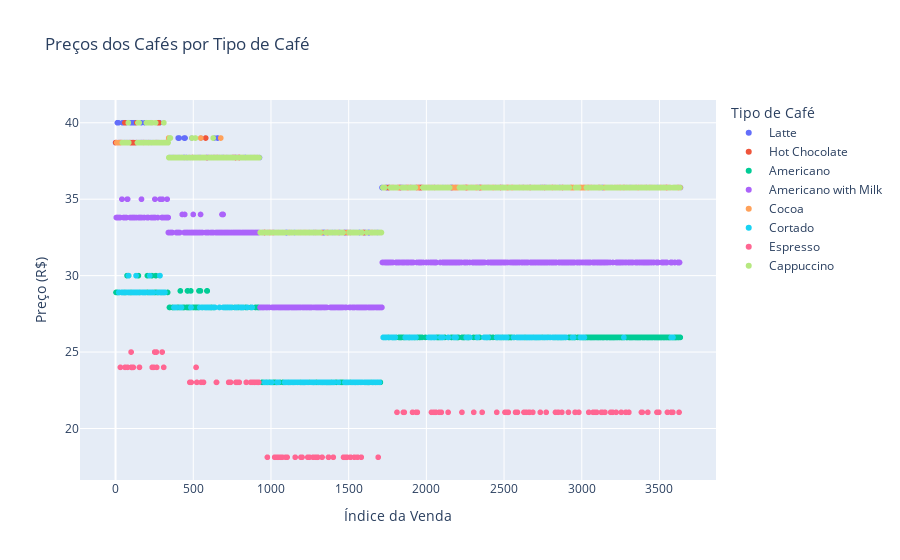

The notebook cell this image was saved under:
### Markdown cell above
Você já viu que são várias bibliotecas úteis para nosso dia a dia como profissional de analytics. Faça uma pesquisa e lista pelo mais uma biblioteca que não foi citada acima. Explique brevemente para que serve e então faça o código resolvendo um caso de uso.

### Code cell
# a biblioteca escolhida foi: PlotLy

# importando a biblioteca pandas (para ler o arquivo csv)
import pandas as pd
# importando a biblioteca plotly para gráficos interativos
import plotly.express as px

# lendo assets/coffee_sale.csv
df = pd.read_csv('assets/coffee_sale.csv')

# criando o gráfico de dispersão interativo
fig = px.scatter(df, x=df.index, y='money', color='coffee_name', 
                 title='Preços dos Cafés por Tipo de Café',
                 labels={'money': 'Preço (R$)', 'index': 'Índice da Venda', 'coffee_name': 'Tipo de Café'})

# exibindo o gráfico
fig.show()

### Figure 1 — Plotly figure (JSON) as saved in the notebook; plotly's stock layout.template omitted (floating-point values rounded to 4 significant figures; data arrays with more than 128 entries replaced by an {"elided": "..."} marker saying what was removed)
{"data": [{"hovertemplate": "Tipo de Café=Latte<br>Índice da Venda=%{x}<br>Preço (R$)=%{y}<extra></extra>", "legendgroup": "Latte", "marker": {"color": "#636efa", "symbol": "circle"}, "mode": "markers", "name": "Latte", "showlegend": true, "type": "scattergl", "x": {"elided": "782 int values"}, "xaxis": "x", "y": {"elided": "782 float values"}, "yaxis": "y"}, {"hovertemplate": "Tipo de Café=Hot Chocolate<br>Índice da Venda=%{x}<br>Preço (R$)=%{y}<extra></extra>", "legendgroup": "Hot Chocolate", "marker": {"color": "#EF553B", "symbol": "circle"}, "mode": "markers", "name": "Hot Chocolate", "showlegend": true, "type": "scattergl", "x": {"elided": "282 int values"}, "xaxis": "x", "y": {"elided": "282 float values"}, "yaxis": "y"}, {"hovertemplate": "Tipo de Café=Americano<br>Índice da Venda=%{x}<br>Preço (R$)=%{y}<extra></extra>", "legendgroup": "Americano", "marker": {"color": "#00cc96", "symbol": "circle"}, "mode": "markers", "name": "Americano", "showlegend": true, "type": "scattergl", "x": {"elided": "578 int values"}, "xaxis": "x", "y": {"elided": "578 float values"}, "yaxis": "y"}, {"hovertemplate": "Tipo de Café=Americano with Milk<br>Índice da Venda=%{x}<br>Preço (R$)=%{y}<extra></extra>", "legendgroup": "Americano with Milk", "marker": {"color": "#ab63fa", "symbol": "circle"}, "mode": "markers", "name": "Americano with Milk", "showlegend": true, "type": "scattergl", "x": {"elided": "824 int values"}, "xaxis": "x", "y": {"elided": "824 float values"}, "yaxis": "y"}, {"hovertemplate": "Tipo de Café=Cocoa<br>Índice da Venda=%{x}<br>Preço (R$)=%{y}<extra></extra>", "legendgroup": "Cocoa", "marker": {"color": "#FFA15A", "symbol": "circle"}, "mode": "markers", "name": "Cocoa", "showlegend": true, "type": "scattergl", "x": {"elided": "243 int values"}, "xaxis": "x", "y": {"elided": "243 float values"}, "yaxis": "y"}, {"hovertemplate": "Tipo de Café=Cortado<br>Índice da Venda=%{x}<br>Preço (R$)=%{y}<extra></extra>", "legendgroup": "Cortado", "marker": {"color": "#19d3f3", "symbol": "circle"}, "mode": "markers", "name": "Cortado", "showlegend": true, "type": "scattergl", "x": {"elided": "292 int values"}, "xaxis": "x", "y": {"elided": "292 float values"}, "yaxis": "y"}, {"hovertemplate": "Tipo de Café=Espresso<br>Índice da Venda=%{x}<br>Preço (R$)=%{y}<extra></extra>", "legendgroup": "Espresso", "marker": {"color": "#FF6692", "symbol": "circle"}, "mode": "markers", "name": "Espresso", "showlegend": true, "type": "scattergl", "x": {"elided": "134 int values"}, "xaxis": "x", "y": {"elided": "134 float values"}, "yaxis": "y"}, {"hovertemplate": "Tipo de Café=Cappuccino<br>Índice da Venda=%{x}<br>Preço (R$)=%{y}<extra></extra>", "legendgroup": "Cappuccino", "marker": {"color": "#B6E880", "symbol": "circle"}, "mode": "markers", "name": "Cappuccino", "showlegend": true, "type": "scattergl", "x": {"elided": "501 int values"}, "xaxis": "x", "y": {"elided": "501 float values"}, "yaxis": "y"}], "layout": {"autosize": true, "legend": {"title": {"text": "Tipo de Café"}, "tracegroupgap": 0}, "title": {"text": "Preços dos Cafés por Tipo de Café"}, "xaxis": {"anchor": "y", "autorange": true, "domain": [0, 1], "range": [-222.6, 3858.0], "title": {"text": "Índice da Venda"}, "type": "linear"}, "yaxis": {"anchor": "x", "autorange": true, "domain": [0, 1], "range": [16.31, 41.81], "title": {"text": "Preço (R$)"}, "type": "linear"}}}
